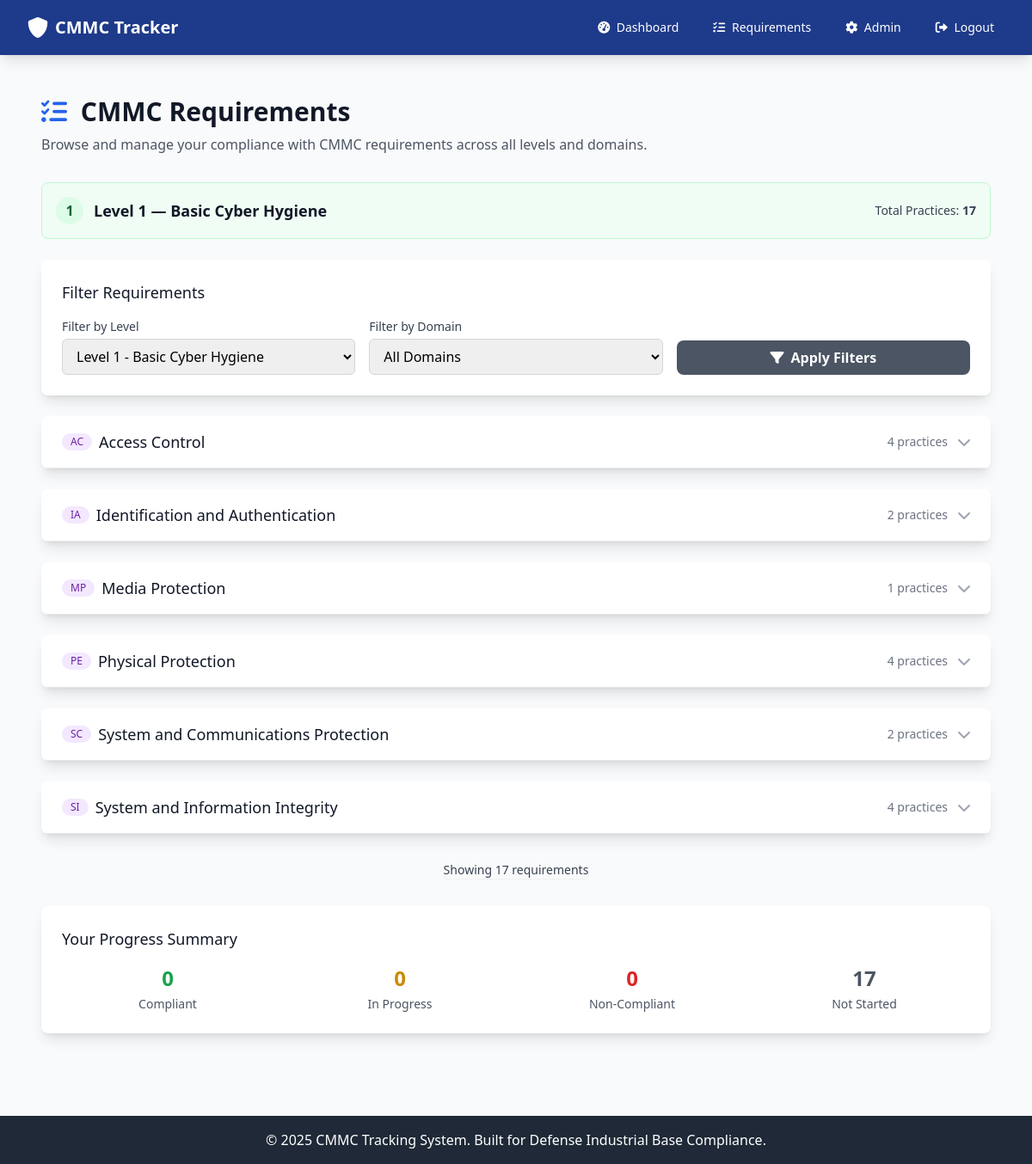
Screenshot of /requirements (signed in) with the database file from the repository.
### app.py (models this page shows)
class CMMCLevel(db.Model):
    __tablename__ = 'cmmc_level'
    id = db.Column(db.Integer, primary_key=True)
    level_number = db.Column(db.Integer, unique=True, nullable=False)
    name = db.Column(db.String(100), nullable=False)
    description = db.Column(db.Text)
    created_at = db.Column(db.DateTime, default=datetime.utcnow)

class CMMCDomain(db.Model):
    __tablename__ = 'cmmc_domain'
    id = db.Column(db.Integer, primary_key=True)
    code = db.Column(db.String(10), unique=True, nullable=False)
    name = db.Column(db.String(100), nullable=False)
    description = db.Column(db.Text)
    created_at = db.Column(db.DateTime, default=datetime.utcnow)

### app.py (the view)
@app.route('/requirements')
@login_required
@authorized_user_required
def requirements():
    level_filter = request.args.get('level')
    domain_filter = request.args.get('domain')
    levels = CMMCLevel.query.all()
    domains = CMMCDomain.query.all()
    level1 = CMMCLevel.query.filter_by(level_number=1).first()
    selected_level_id = level_filter or (str(level1.id) if level1 else None)
    query = CMMCRequirement.query
    if selected_level_id:
        query = query.filter_by(level_id=selected_level_id)
    if domain_filter:
        query = query.filter_by(domain_id=domain_filter)
    requirements = query.all()
    domains_for_filter = domains
    if selected_level_id:
        domain_ids = {r.domain_id for r in CMMCRequirement.query.filter_by(level_id=selected_level_id).all()}
        domains_for_filter = [d for d in domains if d.id in domain_ids]
    user_records = {}
    for record in ComplianceRecord.query.filter_by(user_id=session['user_id']).all():
        user_records[record.requirement_id] = record
    is_grouped_mode = False
    grouped_by_domain = []
    level_total = 0
    current_level = None
    if selected_level_id and not domain_filter:
        current_level = CMMCLevel.query.get(selected_level_id)
        if current_level:
            is_grouped_mode = True
            if current_level.level_number == 1:
                desired_order = ['AC', 'IA', 'MP', 'PE', 'SC', 'SI']
            else:
                desired_order = ['AC', 'AT', 'AU', 'CM', 'IA', 'IR', 'MA', 'MP', 'PS', 'PE', 'RA', 'CA', 'SC', 'SI']
            code_to_domain = {d.code: d for d in domains}
            for code in desired_order:
                d = code_to_domain.get(code)
                if not d:
                    continue
                domain_reqs = CMMCRequirement.query.filter_by(level_id=current_level.id, domain_id=d.id).all()
                if not domain_reqs:
                    continue
                level_total += len(domain_reqs)
                grouped_by_domain.append({
                    'code': d.code,
                    'name': d.name,
                    'requirements': domain_reqs
                })
    return render_template(
        'requirements.html',
        requirements=requirements,
        levels=levels,
        domains=domains_for_filter,
        user_records=user_records,
        selected_level_id=selected_level_id,
        is_grouped_mode=is_grouped_mode,
        grouped_by_domain=grouped_by_domain,
        level_total=level_total,
        current_level=current_level
    )

### app.py (called while the page is built, shortened)
def login_required(f):
    @wraps(f)
    def decorated_function(*args, **kwargs):
        if 'user_id' not in session:
            flash('Please log in to access this page.', 'warning')
            return redirect(url_for('login'))
        return f(*args, **kwargs)
    return decorated_function

def authorized_user_required(f):
    @wraps(f)
    def decorated_function(*args, **kwargs):
        if 'user_id' not in session:
            flash('Please log in to access this page.', 'warning')
            return redirect(url_for('login'))
        user = User.query.get(session['user_id'])
        if not user or not user.is_authorized:
            flash('Your account is awaiting authorization by an administrator.', 'warning')
            return redirect(url_for('index'))
        return f(*args, **kwargs)
    return decorated_function

@app.before_request
def enforce_device_and_user_authorization():
    open_endpoints = {
        'index', 'login', 'register', 'logout', 'static', 'device_pending'
    }
    if request.endpoint in open_endpoints:
        return None
    if 'user_id' not in session:
        return None
    user = User.query.get(session['user_id'])
    if not user:
        session.clear()
        return redirect(url_for('login'))
    if not user.is_authorized:
        flash('Your account is awaiting authorization by an administrator.', 'warning')
        return redirect(url_for('index'))
    if user.role == 'admin':
        return None

### templates/requirements.html (shortened to what this page needs)
{% extends "base.html" %}
{% block content %}
<div class="px-4 py-6">
    <div class="mb-8">
        <h1 class="text-3xl font-bold text-gray-900 mb-2">
            <i class="fas fa-list-check text-blue-600 mr-2"></i>
            CMMC Requirements
        </h1>
        <p class="text-gray-600">Browse and manage your compliance with CMMC requirements across all levels and domains.</p>
    </div>
    {% if is_grouped_mode and current_level %}
    <div class="{% if current_level.level_number == 1 %}bg-green-50 border-green-200{% elif current_level.level_number == 2 %}bg-blue-50 border-blue-200{% elif current_level.level_number == 3 %}bg-purple-50 border-purple-200{% else %}bg-gray-50 border-gray-200{% endif %} border rounded-lg p-4 mb-6">
        <div class="flex items-center justify-between">
            <div class="flex items-center">
                <span class="inline-flex items-center justify-center w-8 h-8 rounded-full {% if current_level.level_number == 1 %}bg-green-100 text-green-800{% elif current_level.level_number == 2 %}bg-blue-100 text-blue-800{% elif current_level.level_number == 3 %}bg-purple-100 text-purple-800{% else %}bg-gray-100 text-gray-800{% endif %} font-bold mr-3">{{ current_level.level_number }}</span>
                <h3 class="text-lg font-semibold text-gray-900">Level {{ current_level.level_number }} — {{ current_level.name }}</h3>
            </div>
            <div class="text-sm text-gray-700">
                Total Practices: <span class="font-semibold">{{ level_total }}</span>
            </div>
        </div>
    </div>
    {% endif %}
    <div class="bg-white shadow-lg rounded-lg p-6 mb-6">
        <h3 class="text-lg font-medium text-gray-900 mb-4">Filter Requirements</h3>
        <form method="GET" class="grid grid-cols-1 md:grid-cols-3 gap-4">
            <div>
                <label for="level_filter" class="block text-sm font-medium text-gray-700 mb-1">Filter by Level</label>
                <select name="level" id="level_filter" class="w-full border border-gray-300 rounded-md px-3 py-2 focus:outline-none focus:ring-blue-500 focus:border-blue-500">
                    {% for level in levels %}
                        <option value="{{ level.id }}" {% if (selected_level_id and selected_level_id == level.id|string) or (not selected_level_id and request.args.get('level') == level.id|string) %}selected{% endif %}>
                            Level {{ level.level_number }} - {{ level.name }}
                        </option>
                    {% endfor %}
                </select>
            </div>
            <div>
                <label for="domain_filter" class="block text-sm font-medium text-gray-700 mb-1">Filter by Domain</label>
                <select name="domain" id="domain_filter" class="w-full border border-gray-300 rounded-md px-3 py-2 focus:outline-none focus:ring-blue-500 focus:border-blue-500">
                    <option value="">All Domains</option>
                </select>
            </div>
            <div class="flex items-end">
                <button type="submit" class="w-full bg-gray-600 hover:bg-gray-700 text-white font-bold py-2 px-4 rounded-lg transition duration-200">
                    <i class="fas fa-filter mr-2"></i>Apply Filters
                </button>
            </div>
        </form>
    </div>
    {% if is_grouped_mode %}
        {% if grouped_by_domain %}
        <div class="space-y-6">
            {% for group in grouped_by_domain %}
            <div class="bg-white shadow-lg rounded-lg overflow-hidden">
                <div class="px-6 py-4 border-b border-gray-200 flex items-center justify-between cursor-pointer hover:bg-gray-50 transition-colors" onclick="toggleDomain('{{ group.code }}')">
                    <div class="flex items-center">
                        <span class="inline-flex items-center px-2.5 py-0.5 rounded-full text-xs font-medium bg-purple-100 text-purple-800 mr-2">{{ group.code }}</span>
                        <h3 class="text-lg font-medium text-gray-900">{{ group.name }}</h3>
                    </div>
                    <div class="flex items-center">
                        <div class="text-sm text-gray-500 mr-3">{{ group.requirements|length }} practices</div>
                        <i class="fas fa-chevron-down text-gray-400 transition-transform" id="chevron-{{ group.code }}"></i>
                    </div>
                </div>
            </div>
            {% endfor %}
        </div>
        {% endif %}
    {% endif %}
    <div class="mt-8 flex justify-center">
        <nav class="relative z-0 inline-flex rounded-md shadow-sm -space-x-px" aria-label="Pagination">
            <p class="text-sm text-gray-700">
                Showing {{ requirements|length }} requirements
            </p>
        </nav>
    </div>
    <div class="mt-8 bg-white shadow-lg rounded-lg p-6">
        <h3 class="text-lg font-medium text-gray-900 mb-4">Your Progress Summary</h3>
        <div class="grid grid-cols-2 md:grid-cols-4 gap-6">
            {% set total_reqs = requirements|length %}
            {% set compliant_count = user_records.values()|selectattr('status', 'equalto', 'compliant')|list|length %}
            {% set in_progress_count = user_records.values()|selectattr('status', 'equalto', 'in_progress')|list|length %}
            {% set non_compliant_count = user_records.values()|selectattr('status', 'equalto', 'non_compliant')|list|length %}
            <div class="text-center">
                <div class="text-2xl font-bold text-green-600 mb-1">{{ compliant_count }}</div>
                <div class="text-sm text-gray-600">Compliant</div>
            </div>
            <div class="text-center">
                <div class="text-2xl font-bold text-yellow-600 mb-1">{{ in_progress_count }}</div>
                <div class="text-sm text-gray-600">In Progress</div>
            </div>
            <div class="text-center">
                <div class="text-2xl font-bold text-red-600 mb-1">{{ non_compliant_count }}</div>
                <div class="text-sm text-gray-600">Non-Compliant</div>
            </div>
            <div class="text-center">
                <div class="text-2xl font-bold text-gray-600 mb-1">{{ total_reqs - (compliant_count + in_progress_count + non_compliant_count) }}</div>
                <div class="text-sm text-gray-600">Not Started</div>
            </div>
        </div>
    </div>
</div>
{% endblock %}

### rows the page displays
CMMCLevel: level_number "1", name "Basic Cyber Hygiene"
CMMCDomain: code "AC", name "Access Control", requirements|length "4"
CMMCDomain: code "IA", name "Identification and Authentication", requirements|length "2"
CMMCDomain: code "MP", name "Media Protection", requirements|length "1"
CMMCDomain: code "PE", name "Physical Protection", requirements|length "4"
CMMCDomain: code "SC", name "System and Communications Protection", requirements|length "2"
CMMCDomain: code "SI", name "System and Information Integrity", requirements|length "4"

### other values shown
{{ level_total }} "17"
{{ requirements|length }} "17"
{{ compliant_count }} "0"
{{ in_progress_count }} "0"
{{ non_compliant_count }} "0"
